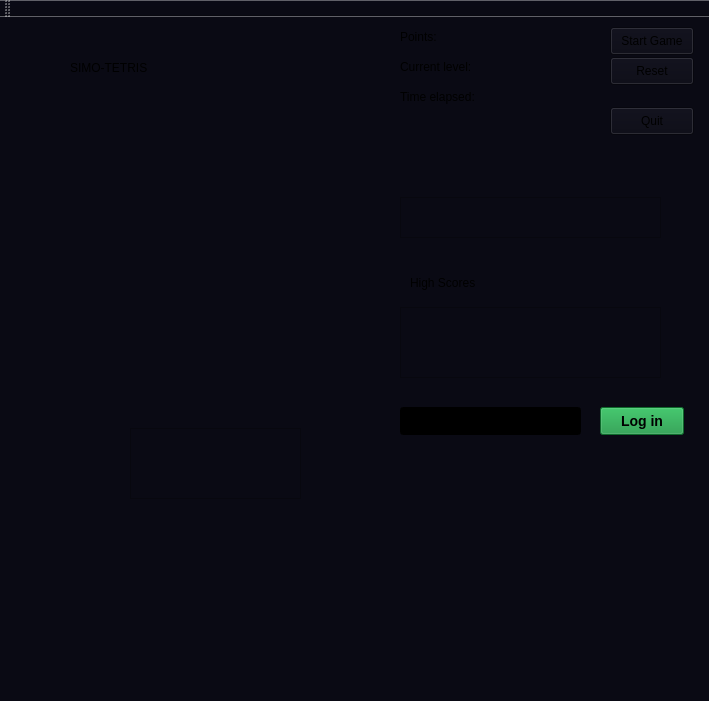
<?xml version="1.0" encoding="UTF-8"?>
<ui version="4.0">
 <class>MainWindow</class>
 <widget class="QMainWindow" name="MainWindow">
  <property name="geometry">
   <rect>
    <x>0</x>
    <y>0</y>
    <width>709</width>
    <height>701</height>
   </rect>
  </property>
  <property name="windowTitle">
   <string>MainWindow</string>
  </property>
  <property name="styleSheet">
   <string notr="true">background-color: rgb(10, 10, 20);</string>
  </property>
  <widget class="QWidget" name="centralWidget">
   <widget class="QGraphicsView" name="graphicsView">
    <property name="geometry">
     <rect>
      <x>130</x>
      <y>411</y>
      <width>171</width>
      <height>71</height>
     </rect>
    </property>
   </widget>
   <widget class="QPushButton" name="quitButton">
    <property name="geometry">
     <rect>
      <x>610</x>
      <y>90</y>
      <width>84</width>
      <height>28</height>
     </rect>
    </property>
    <property name="text">
     <string>Quit</string>
    </property>
   </widget>
   <widget class="QPushButton" name="startButton">
    <property name="geometry">
     <rect>
      <x>610</x>
      <y>10</y>
      <width>84</width>
      <height>28</height>
     </rect>
    </property>
    <property name="text">
     <string>Start Game</string>
    </property>
   </widget>
   <widget class="QLabel" name="pointsLabel">
    <property name="geometry">
     <rect>
      <x>400</x>
      <y>10</y>
      <width>63</width>
      <height>20</height>
     </rect>
    </property>
    <property name="text">
     <string>Points:</string>
    </property>
   </widget>
   <widget class="QLabel" name="pointsValueLabel">
    <property name="geometry">
     <rect>
      <x>460</x>
      <y>10</y>
      <width>63</width>
      <height>20</height>
     </rect>
    </property>
    <property name="text">
     <string/>
    </property>
   </widget>
   <widget class="QPushButton" name="resetButton">
    <property name="geometry">
     <rect>
      <x>610</x>
      <y>40</y>
      <width>84</width>
      <height>28</height>
     </rect>
    </property>
    <property name="text">
     <string>Reset</string>
    </property>
   </widget>
   <widget class="QTextBrowser" name="textPrinter">
    <property name="geometry">
     <rect>
      <x>400</x>
      <y>180</y>
      <width>261</width>
      <height>41</height>
     </rect>
    </property>
   </widget>
   <widget class="QLabel" name="currentlevelLabel">
    <property name="geometry">
     <rect>
      <x>400</x>
      <y>40</y>
      <width>91</width>
      <height>20</height>
     </rect>
    </property>
    <property name="text">
     <string>Current level:</string>
    </property>
   </widget>
   <widget class="QLabel" name="timeLabel">
    <property name="geometry">
     <rect>
      <x>400</x>
      <y>70</y>
      <width>101</width>
      <height>20</height>
     </rect>
    </property>
    <property name="text">
     <string>Time elapsed:</string>
    </property>
   </widget>
   <widget class="QLabel" name="currentlevelValueLabel">
    <property name="geometry">
     <rect>
      <x>500</x>
      <y>40</y>
      <width>63</width>
      <height>20</height>
     </rect>
    </property>
    <property name="text">
     <string/>
    </property>
   </widget>
   <widget class="QLabel" name="timeValueLabel">
    <property name="geometry">
     <rect>
      <x>500</x>
      <y>70</y>
      <width>63</width>
      <height>20</height>
     </rect>
    </property>
    <property name="text">
     <string/>
    </property>
   </widget>
   <widget class="QLabel" name="logoLabel">
    <property name="geometry">
     <rect>
      <x>70</x>
      <y>20</y>
      <width>301</width>
      <height>61</height>
     </rect>
    </property>
    <property name="text">
     <string>SIMO-TETRIS</string>
    </property>
   </widget>
   <widget class="QTextBrowser" name="highscoreBrowser">
    <property name="geometry">
     <rect>
      <x>400</x>
      <y>290</y>
      <width>261</width>
      <height>71</height>
     </rect>
    </property>
   </widget>
   <widget class="QLabel" name="highscoreLabel">
    <property name="geometry">
     <rect>
      <x>410</x>
      <y>250</y>
      <width>251</width>
      <height>31</height>
     </rect>
    </property>
    <property name="text">
     <string>High Scores</string>
    </property>
   </widget>
   <widget class="QLineEdit" name="nameBox">
    <property name="geometry">
     <rect>
      <x>400</x>
      <y>390</y>
      <width>181</width>
      <height>28</height>
     </rect>
    </property>
    <property name="styleSheet">
     <string notr="true">color : white;
background-color: black;</string>
    </property>
   </widget>
   <widget class="QPushButton" name="loginButton">
    <property name="geometry">
     <rect>
      <x>600</x>
      <y>390</y>
      <width>84</width>
      <height>28</height>
     </rect>
    </property>
    <property name="styleSheet">
     <string notr="true">color: black; background-color: rgb(19, 147, 60); font: bold 14px</string>
    </property>
    <property name="text">
     <string>Log in</string>
    </property>
   </widget>
   <widget class="QLabel" name="playingasLabel">
    <property name="geometry">
     <rect>
      <x>400</x>
      <y>430</y>
      <width>281</width>
      <height>20</height>
     </rect>
    </property>
    <property name="styleSheet">
     <string notr="true">color: blue;</string>
    </property>
    <property name="text">
     <string/>
    </property>
   </widget>
  </widget>
  <widget class="QMenuBar" name="menuBar">
   <property name="geometry">
    <rect>
     <x>0</x>
     <y>0</y>
     <width>709</width>
     <height>25</height>
    </rect>
   </property>
  </widget>
  <widget class="QToolBar" name="mainToolBar">
   <attribute name="toolBarArea">
    <enum>TopToolBarArea</enum>
   </attribute>
   <attribute name="toolBarBreak">
    <bool>false</bool>
   </attribute>
  </widget>
  <widget class="QStatusBar" name="statusBar"/>
 </widget>
 <layoutdefault spacing="6" margin="11"/>
 <resources/>
 <connections>
  <connection>
   <sender>quitButton</sender>
   <signal>clicked()</signal>
   <receiver>MainWindow</receiver>
   <slot>close()</slot>
   <hints>
    <hint type="sourcelabel">
     <x>691</x>
     <y>159</y>
    </hint>
    <hint type="destinationlabel">
     <x>693</x>
     <y>97</y>
    </hint>
   </hints>
  </connection>
  <connection>
   <sender>startButton</sender>
   <signal>clicked()</signal>
   <receiver>MainWindow</receiver>
   <slot>startGame()</slot>
   <hints>
    <hint type="sourcelabel">
     <x>623</x>
     <y>69</y>
    </hint>
    <hint type="destinationlabel">
     <x>559</x>
     <y>64</y>
    </hint>
   </hints>
  </connection>
  <connection>
   <sender>resetButton</sender>
   <signal>clicked()</signal>
   <receiver>MainWindow</receiver>
   <slot>resetGame()</slot>
   <hints>
    <hint type="sourcelabel">
     <x>619</x>
     <y>98</y>
    </hint>
    <hint type="destinationlabel">
     <x>560</x>
     <y>112</y>
    </hint>
   </hints>
  </connection>
  <connection>
   <sender>loginButton</sender>
   <signal>clicked()</signal>
   <receiver>MainWindow</receiver>
   <slot>loginPress()</slot>
   <hints>
    <hint type="sourcelabel">
     <x>659</x>
     <y>455</y>
    </hint>
    <hint type="destinationlabel">
     <x>659</x>
     <y>492</y>
    </hint>
   </hints>
  </connection>
 </connections>
 <slots>
  <slot>startGame()</slot>
  <slot>resetGame()</slot>
  <slot>loginPress()</slot>
 </slots>
</ui>
